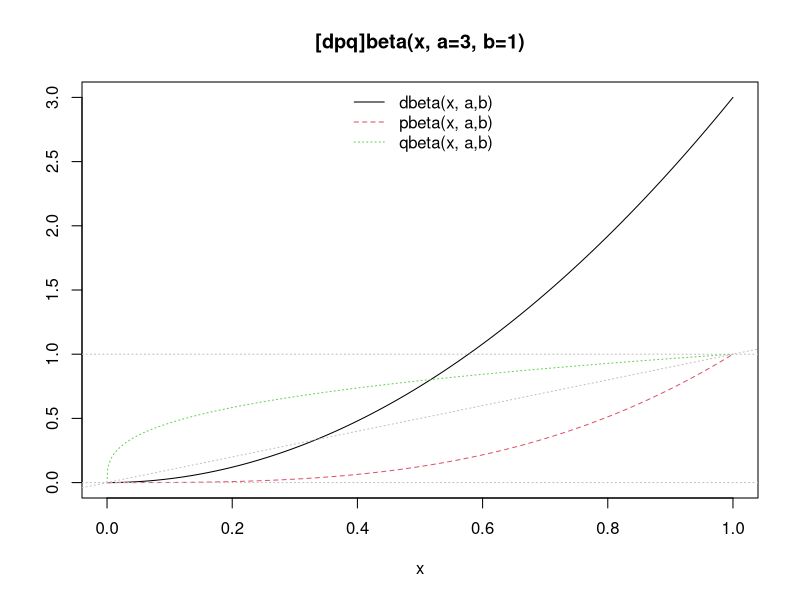

Reproduce this figure in R. (Note: this script raises an error after producing the figure.)
## ---- chunk 1
library(tidyverse)
## ---- chunk 2
x <- seq(0, 1, length.out = 21)
dbeta(x, 1, 1)
pbeta(x, 1, 1)

## Visualization, including limit cases:
pl.beta <- function(a,b, asp = if(isLim) 1, ylim = if(isLim) c(0,1.1)) {
  if(isLim <- a == 0 || b == 0 || a == Inf || b == Inf) {
    eps <- 1e-10
    x <- c(0, eps, (1:7)/16, 1/2+c(-eps,0,eps), (9:15)/16, 1-eps, 1)
  } else {
    x <- seq(0, 1, length.out = 1025)
  }
  fx <- cbind(dbeta(x, a,b), pbeta(x, a,b), qbeta(x, a,b))
  f <- fx; f[fx == Inf] <- 1e100
  matplot(x, f, ylab="", type="l", ylim=ylim, asp=asp,
          main = sprintf("[dpq]beta(x, a=%g, b=%g)", a,b))
  abline(0,1,     col="gray", lty=3)
  abline(h = 0:1, col="gray", lty=3)
  legend("top", paste0(c("d","p","q"), "beta(x, a,b)"),
         col=1:3, lty=1:3, bty = "n")
  invisible(cbind(x, fx))
}
pl.beta(3,1)
## ---- chunk 3
pbinom(q, size, prob, lower.tail = TRUE, log.p = FALSE)

